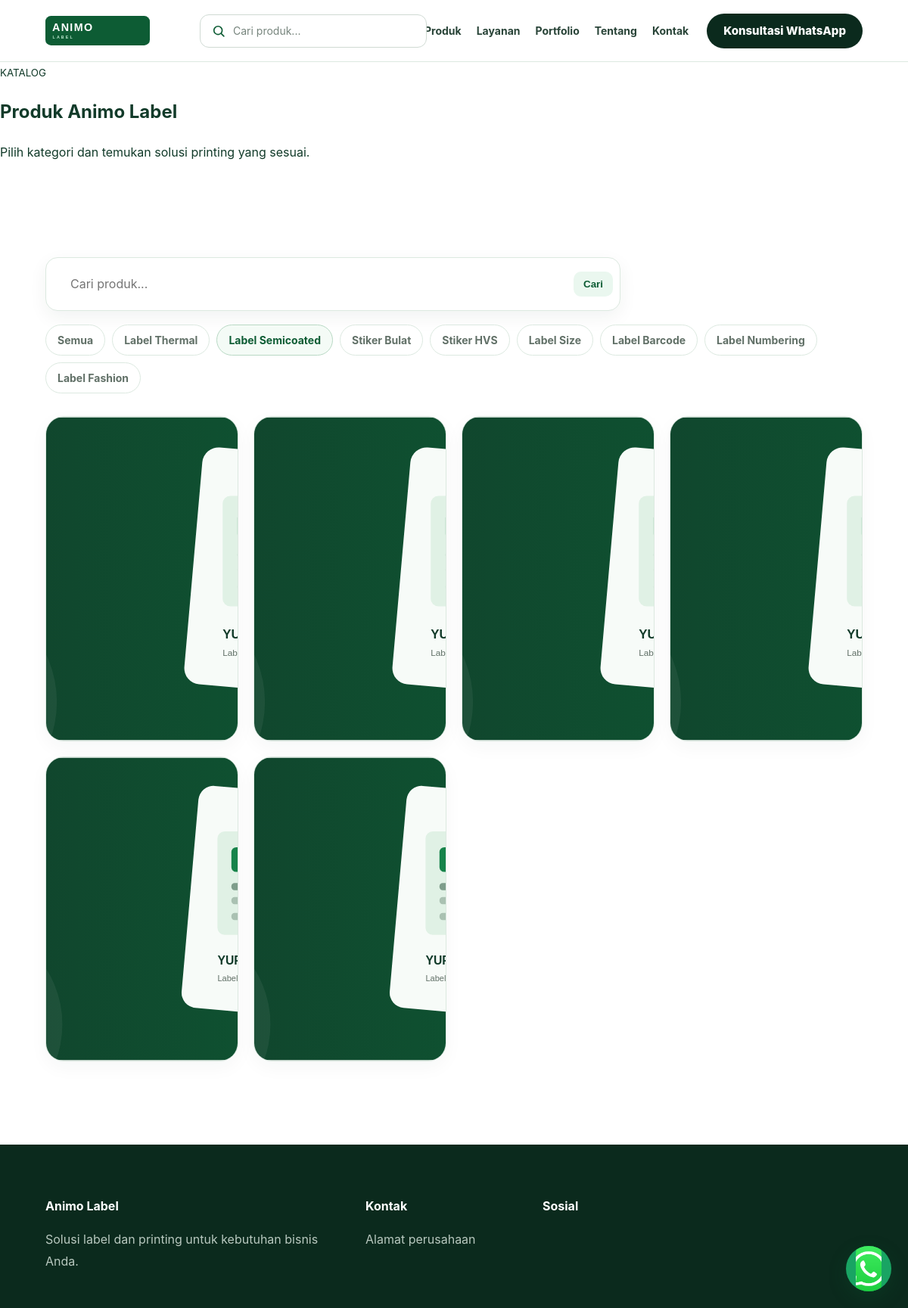
The page /produk.php?category=2 on the database its author committed.
### tables this page shows
CREATE TABLE IF NOT EXISTS categories(id INT AUTO_INCREMENT PRIMARY KEY,name VARCHAR(160) NOT NULL,image VARCHAR(255),sort_order INT DEFAULT 0);

CREATE TABLE IF NOT EXISTS products(id INT AUTO_INCREMENT PRIMARY KEY,category_id INT NULL,name VARCHAR(200) NOT NULL,description TEXT NULL,price VARCHAR(120) NULL,image VARCHAR(255),featured TINYINT DEFAULT 0,active TINYINT DEFAULT 1,created_at TIMESTAMP DEFAULT CURRENT_TIMESTAMP);

### includes/functions.php (called while the page is built, shortened)
<?php
function e($v){return htmlspecialchars((string)$v,ENT_QUOTES,'UTF-8');}
function img($path,$fallback='/assets/img-placeholder.svg'){return $path?$path:$fallback;}

### produk.php (the view, shortened to what this page needs)
<?php
$title='Produk';require __DIR__.'/includes/header.php';
$cat=(int)($_GET['category']??0);
$q=trim($_GET['q']??'');
$page=max(1,(int)($_GET['page']??1));
$perPage=12;
$cats=$pdo->query('SELECT * FROM categories ORDER BY sort_order,id DESC')->fetchAll();
$where=['p.active=1'];$params=[];
if($cat){$where[]='p.category_id=?';$params[]=$cat;}
$whereSql=' WHERE '.implode(' AND ',$where);
$count=$pdo->prepare('SELECT COUNT(*) FROM products p'.$whereSql);$count->execute($params);$total=(int)$count->fetchColumn();
$pages=max(1,(int)ceil($total/$perPage));$page=min($page,$pages);$offset=($page-1)*$perPage;
$sql="SELECT p.*,c.name category_name FROM products p LEFT JOIN categories c ON c.id=p.category_id".$whereSql." ORDER BY p.featured DESC,p.id DESC LIMIT ".$perPage." OFFSET ".$offset;
$st=$pdo->prepare($sql);$st->execute($params);$products=$st->fetchAll();
function product_url($page,$cat,$q){$a=[];if($cat)$a['category']=$cat;if($q!=='')$a['q']=$q;if($page>1)$a['page']=$page;return 'produk.php'.($a?'?'.http_build_query($a):'');}
?>
<section class="pagehead"><small>KATALOG</small><h1>Produk Animo Label</h1><p>Pilih kategori dan temukan solusi printing yang sesuai.</p></section>
<section class="section">
<div class="catalog-toolbar">
<form class="catalog-search" method="get"><input type="search" name="q" value="<?=e($q)?>" placeholder="Cari produk..."><input type="hidden" name="category" value="<?=$cat?>"><button type="submit">Cari</button></form>
<div class="chips"><a class="<?=$cat?'':'active'?>" href="produk.php<?= $q!==''?'?q='.rawurlencode($q):'' ?>">Semua</a><?php foreach($cats as $c):?><a class="<?=$cat===$c['id']?'active':''?>" href="<?=e(product_url(1,(int)$c['id'],$q))?>"><?=e($c['name'])?></a><?php endforeach;?></div>
</div>
<?php if($products):?><div class="product-grid"><?php foreach($products as $p):?><article class="product-card"><a class="product-image" href="produk-detail.php?id=<?=$p['id']?>"><img src="<?=e(img($p['image']))?>" alt="<?=e($p['name'])?>"></a><div class="product-info"></div></article><?php endforeach;?></div>
<?php else:?><div class="empty-state"><h3>Produk tidak ditemukan</h3><p>Coba kata kunci atau kategori lainnya.</p></div><?php endif;?>
</section><?php require __DIR__.'/includes/footer.php';?>

### assets/css/style.css (style rules this page uses)
:root { --ink:#123b2a;--ink-strong:#0b2a1d;--green:#16834a;--green-dark:#0d5c34;--green-light:#eaf7ef;--green-soft:#f4fbf6;--muted:#617067;--line:#dce9e0;--soft:#f3f8f4;--paper:#fff;--radius:24px;--shadow:0 18px 50px rgba(18,59,42,.08) }
* { box-sizing:border-box }
html { scroll-behavior:smooth }
body { margin:0;font-family:Inter,ui-sans-serif,system-ui,-apple-system,BlinkMacSystemFont,"Segoe UI",Arial,sans-serif;color:var(--ink);background:var(--paper);font-size:16px;line-height:1.65;-webkit-font-smoothing:antialiased }
a { color:inherit;text-decoration:none }
img { display:block;max-width:100% }
.section { padding:110px 5%;max-width:1500px;margin:auto }
.product-grid { display:grid;grid-template-columns:repeat(4,1fr);gap:20px;max-width:1500px;margin:auto }
.product-card { background:#fff;border:1px solid var(--line);border-radius:var(--radius);overflow:hidden;transition:.25s ease;box-shadow:0 8px 24px rgba(18,59,42,.04) }
.product-image { aspect-ratio:1/1;background:#e5e5e0;overflow:hidden }
.product-image img { width:100%;height:100%;object-fit:cover;transition:transform .5s }
.product-info { padding:24px }
.catalog-toolbar { display:grid;gap:18px;margin-bottom:30px }
.catalog-search { display:flex;gap:10px;max-width:760px }
.catalog-search input { flex:1;min-width:0;padding:14px 17px;border:1px solid var(--line);border-radius:14px;font:inherit;outline:0;background:#fff }
.catalog-search button { border:0;border-radius:14px;padding:0 24px;background:var(--ink-strong);color:#fff;font-weight:800;cursor:pointer }
.chips { display:flex;flex-wrap:wrap;gap:9px }
.chips a { padding:8px 15px;border:1px solid var(--line);border-radius:999px;background:#fff;color:var(--muted);font-size:14px;font-weight:750 }
.chips a:hover,.chips a.active { background:var(--green-soft);border-color:#b8d9c4;color:var(--green-dark) }
.catalog-search { display:flex;align-items:center;gap:10px;max-width:760px;min-height:54px;padding:7px 9px 7px 15px;border:1px solid var(--line);border-radius:16px;background:#fff;box-shadow:0 8px 25px rgba(18,59,42,.06) }
.catalog-search input { border:0;outline:0;flex:1;min-width:0;background:transparent;font:inherit;color:var(--ink) }
.catalog-search button { border:0;border-radius:10px;padding:9px 13px;background:var(--green-light);color:var(--green-dark);font-weight:800;cursor:pointer }

### rows shown on the page
categories: name "Label Thermal"
categories: name "Label Semicoated"
categories: name "Stiker Bulat"
categories: name "Stiker HVS"
categories: name "Label Size"
categories: name "Label Barcode"
categories: name "Label Numbering"
categories: name "Label Fashion"
products: image (picture)
products: image (picture)
products: image (picture)
products: image (picture)
products: image (picture)
products: image (picture)

### other values the page prints
setting('site_name','Animo Label') "Animo Label"
setting('address') "Alamat perusahaan"
